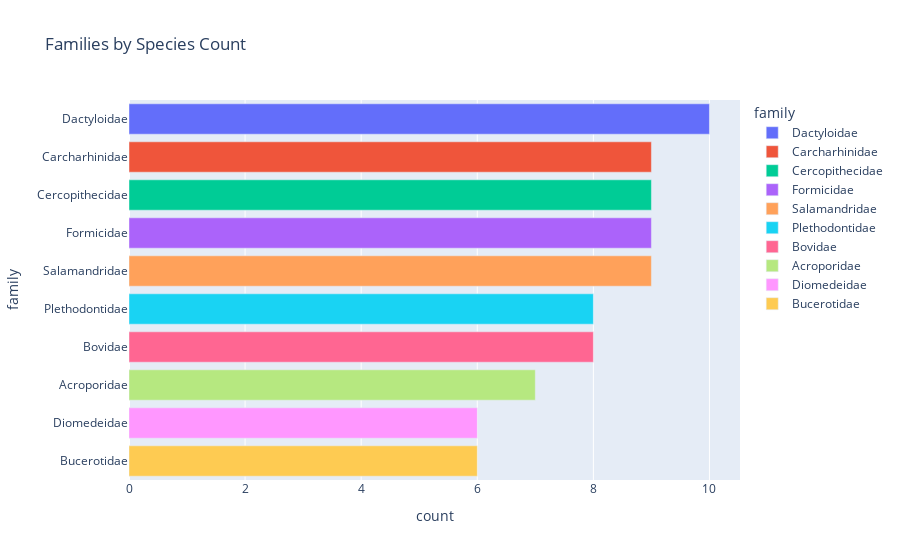

Source (notebook cell):
### Markdown cell above
visualization

### Code cell
# Top 10 Families by Species Count
top_families = dataset['family'].value_counts().nlargest(10).reset_index()
top_families.columns = ['family', 'count']

fig = px.bar(top_families, x='count', y='family', orientation='h', color='family',
             title='Families by Species Count')
fig.show()

### Figure 1 — Plotly figure (JSON) as saved in the notebook; plotly's stock layout.template omitted (floating-point values rounded to 4 significant figures)
{"data": [{"alignmentgroup": "True", "hovertemplate": "family=%{y}<br>count=%{x}<extra></extra>", "legendgroup": "Dactyloidae", "marker": {"color": "#636efa", "pattern": {"shape": ""}}, "name": "Dactyloidae", "offsetgroup": "Dactyloidae", "orientation": "h", "showlegend": true, "textposition": "auto", "type": "bar", "x": [10], "xaxis": "x", "y": ["Dactyloidae"], "yaxis": "y"}, {"alignmentgroup": "True", "hovertemplate": "family=%{y}<br>count=%{x}<extra></extra>", "legendgroup": "Carcharhinidae", "marker": {"color": "#EF553B", "pattern": {"shape": ""}}, "name": "Carcharhinidae", "offsetgroup": "Carcharhinidae", "orientation": "h", "showlegend": true, "textposition": "auto", "type": "bar", "x": [9], "xaxis": "x", "y": ["Carcharhinidae"], "yaxis": "y"}, {"alignmentgroup": "True", "hovertemplate": "family=%{y}<br>count=%{x}<extra></extra>", "legendgroup": "Cercopithecidae", "marker": {"color": "#00cc96", "pattern": {"shape": ""}}, "name": "Cercopithecidae", "offsetgroup": "Cercopithecidae", "orientation": "h", "showlegend": true, "textposition": "auto", "type": "bar", "x": [9], "xaxis": "x", "y": ["Cercopithecidae"], "yaxis": "y"}, {"alignmentgroup": "True", "hovertemplate": "family=%{y}<br>count=%{x}<extra></extra>", "legendgroup": "Formicidae", "marker": {"color": "#ab63fa", "pattern": {"shape": ""}}, "name": "Formicidae", "offsetgroup": "Formicidae", "orientation": "h", "showlegend": true, "textposition": "auto", "type": "bar", "x": [9], "xaxis": "x", "y": ["Formicidae"], "yaxis": "y"}, {"alignmentgroup": "True", "hovertemplate": "family=%{y}<br>count=%{x}<extra></extra>", "legendgroup": "Salamandridae", "marker": {"color": "#FFA15A", "pattern": {"shape": ""}}, "name": "Salamandridae", "offsetgroup": "Salamandridae", "orientation": "h", "showlegend": true, "textposition": "auto", "type": "bar", "x": [9], "xaxis": "x", "y": ["Salamandridae"], "yaxis": "y"}, {"alignmentgroup": "True", "hovertemplate": "family=%{y}<br>count=%{x}<extra></extra>", "legendgroup": "Plethodontidae", "marker": {"color": "#19d3f3", "pattern": {"shape": ""}}, "name": "Plethodontidae", "offsetgroup": "Plethodontidae", "orientation": "h", "showlegend": true, "textposition": "auto", "type": "bar", "x": [8], "xaxis": "x", "y": ["Plethodontidae"], "yaxis": "y"}, {"alignmentgroup": "True", "hovertemplate": "family=%{y}<br>count=%{x}<extra></extra>", "legendgroup": "Bovidae", "marker": {"color": "#FF6692", "pattern": {"shape": ""}}, "name": "Bovidae", "offsetgroup": "Bovidae", "orientation": "h", "showlegend": true, "textposition": "auto", "type": "bar", "x": [8], "xaxis": "x", "y": ["Bovidae"], "yaxis": "y"}, {"alignmentgroup": "True", "hovertemplate": "family=%{y}<br>count=%{x}<extra></extra>", "legendgroup": "Acroporidae", "marker": {"color": "#B6E880", "pattern": {"shape": ""}}, "name": "Acroporidae", "offsetgroup": "Acroporidae", "orientation": "h", "showlegend": true, "textposition": "auto", "type": "bar", "x": [7], "xaxis": "x", "y": ["Acroporidae"], "yaxis": "y"}, {"alignmentgroup": "True", "hovertemplate": "family=%{y}<br>count=%{x}<extra></extra>", "legendgroup": "Diomedeidae", "marker": {"color": "#FF97FF", "pattern": {"shape": ""}}, "name": "Diomedeidae", "offsetgroup": "Diomedeidae", "orientation": "h", "showlegend": true, "textposition": "auto", "type": "bar", "x": [6], "xaxis": "x", "y": ["Diomedeidae"], "yaxis": "y"}, {"alignmentgroup": "True", "hovertemplate": "family=%{y}<br>count=%{x}<extra></extra>", "legendgroup": "Bucerotidae", "marker": {"color": "#FECB52", "pattern": {"shape": ""}}, "name": "Bucerotidae", "offsetgroup": "Bucerotidae", "orientation": "h", "showlegend": true, "textposition": "auto", "type": "bar", "x": [6], "xaxis": "x", "y": ["Bucerotidae"], "yaxis": "y"}], "layout": {"barmode": "relative", "legend": {"title": {"text": "family"}, "tracegroupgap": 0}, "title": {"text": "Families by Species Count"}, "xaxis": {"anchor": "y", "domain": [0, 1], "title": {"text": "count"}}, "yaxis": {"anchor": "x", "categoryarray": ["Bucerotidae", "Diomedeidae", "Acroporidae", "Bovidae", "Plethodontidae", "Salamandridae", "Formicidae", "Cercopithecidae", "Carcharhinidae", "Dactyloidae"], "categoryorder": "array", "domain": [0, 1], "title": {"text": "family"}}}}
